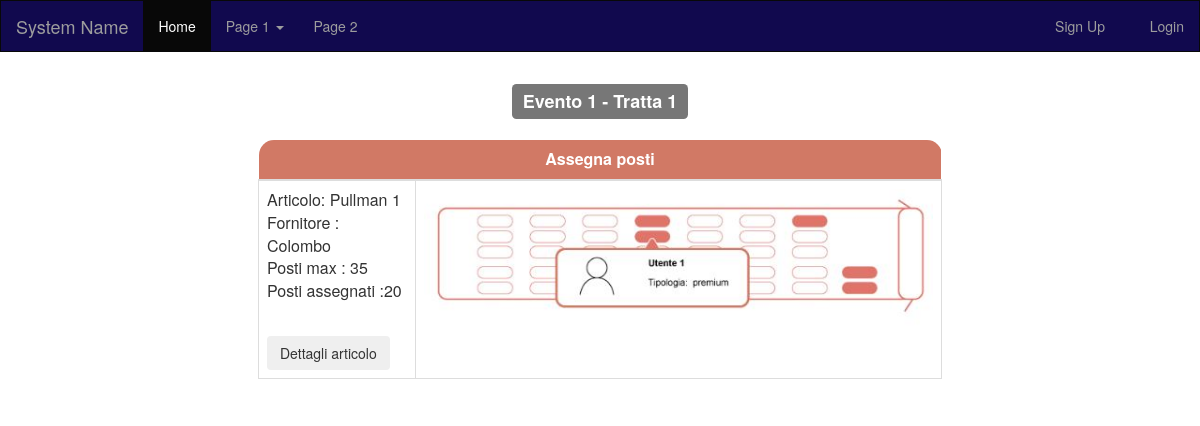
/index.php/suppliers/assign_seats, run on the app's committed database.
### tables this page shows
CREATE TABLE `assign_seats` (
  `seat_id` int(11) NOT NULL,
  `article` text NOT NULL,
  `img_seat` int(11) NOT NULL
);

CREATE TABLE `tbl_file_uploader` (
  `file_id` int(11) NOT NULL,
  `file_name` varchar(50) NOT NULL
);

### application/controllers/suppliers.php (called while the page is built, shortened)
<?php
class suppliers extends CI_Controller {
  public function __construct()
    {
        $this->load->library('session');
		$this->load->helper('url');
        $this->load->model('db_model');
    }
	public function assign_seats()
    {
        $data['seats']=$this->db_model->get_seat_details();
        $this->load->view('header');
        $this->load->view('assign_seats',$data);
        $this->load->view('footer');
    }
 }

### index.php (called while the page is built, shortened)
<?php
require_once BASEPATH.'core/CodeIgniter.php';

### application/models/db_model.php (called while the page is built, shortened)
<?php  if ( ! defined('BASEPATH')) exit('No direct script access allowed');
class db_model extends CI_Model
{
		public function get_seat_details()
	{
		$this->db->select('*');
        $this->db->from('assign_seats');
        $query = $this->db->get();
        if ($query->num_rows() >= 1) {
		   return $query->result_array();
        } else {
            return false;
        }
    }
	public function get_images($img) {
        $this->db->select('file_name');
        $this->db->from('tbl_file_uploader');
        $this->db->where('file_id', $img);
        $query = $this->db->get();
        if ($query->num_rows() >= 1) {
            $data = $query->result_array();
            return $data;
        } else {
            return false;
        }
    }
	}

### application/views/assign_seats.php (the view, shortened to what this page needs)
<div align="center" class="container">
        <h3>
            <span class="label label-default">Evento 1 - Tratta 1</span>
        </h3>
        <div class="table-responsive" style="max-width:60%">
            <table class="table table-bordered">
                <thead>
                    <tr>
                        <th colspan="2" id="rcornerlf"> Assegna posti
                        </th>
                    </tr>
                </thead>
                <tbody>
				<?php foreach($seats as $seat) { ?>
                    <tr>
                        <td>
						<p> <?php echo $seat['article'] ;?>
                            </p>
                            <br>
                            <button id="btn35_20" type="button" class="btn">Dettagli articolo</button>
                        </td>
                        <td>
						<?php $get_img = $this->db_model->get_images($seat['img_seat']);
                            if ($get_img[0]['file_name'] == 'noimage.png') {
                            }else{ ?>
                            <img src="<?php echo  base_url()."/uploads/seats/".$get_img[0]['file_name']; ?>" class="img-responsive img-rounded" alt="Tavolo" style="width:auto;height:auto;">
							<?php } ?>
                        </td>
                    </tr>
					<?php } ?>
                </tbody>
            </table>
        </div>
    </div>

### css/customd.css (style rules this page uses)
th { background-color: #d17965; color: white; }
#rcornerlf { border-radius: 15px 15px 0px 0px; border-color: #FFF; border-top-color: 2px solid #FFF; text-align: center; border-bottom: 2px solid #ddd; }

### data on the page
assign_seats: article "Articolo: Pullman 1 Fornitore : Colombo Posti max : 35 Posti assegnati :20", tbl_file_uploader.file_name (picture)
